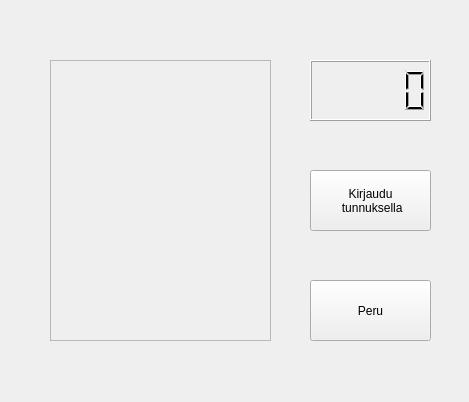
<?xml version="1.0" encoding="UTF-8"?>
<ui version="4.0">
 <class>Form</class>
 <widget class="QWidget" name="Form">
  <property name="geometry">
   <rect>
    <x>0</x>
    <y>0</y>
    <width>469</width>
    <height>402</height>
   </rect>
  </property>
  <property name="windowTitle">
   <string>Form</string>
  </property>
  <widget class="QFrame" name="placeForCamOutput">
   <property name="geometry">
    <rect>
     <x>50</x>
     <y>60</y>
     <width>221</width>
     <height>281</height>
    </rect>
   </property>
   <property name="frameShape">
    <enum>QFrame::StyledPanel</enum>
   </property>
   <property name="frameShadow">
    <enum>QFrame::Raised</enum>
   </property>
  </widget>
  <widget class="QPushButton" name="cancelBtn">
   <property name="geometry">
    <rect>
     <x>310</x>
     <y>280</y>
     <width>121</width>
     <height>61</height>
    </rect>
   </property>
   <property name="text">
    <string>Peru</string>
   </property>
  </widget>
  <widget class="QPushButton" name="loginBtn">
   <property name="geometry">
    <rect>
     <x>310</x>
     <y>170</y>
     <width>121</width>
     <height>61</height>
    </rect>
   </property>
   <property name="text">
    <string>Kirjaudu
 tunnuksella</string>
   </property>
  </widget>
  <widget class="QLCDNumber" name="timer">
   <property name="geometry">
    <rect>
     <x>310</x>
     <y>60</y>
     <width>121</width>
     <height>61</height>
    </rect>
   </property>
  </widget>
 </widget>
 <resources/>
 <connections>
  <connection>
   <sender>cancelBtn</sender>
   <signal>clicked()</signal>
   <receiver>Form</receiver>
   <slot>backToStart()</slot>
   <hints>
    <hint type="sourcelabel">
     <x>361</x>
     <y>307</y>
    </hint>
    <hint type="destinationlabel">
     <x>277</x>
     <y>342</y>
    </hint>
   </hints>
  </connection>
 </connections>
 <slots>
  <slot>backToStart()</slot>
 </slots>
</ui>
